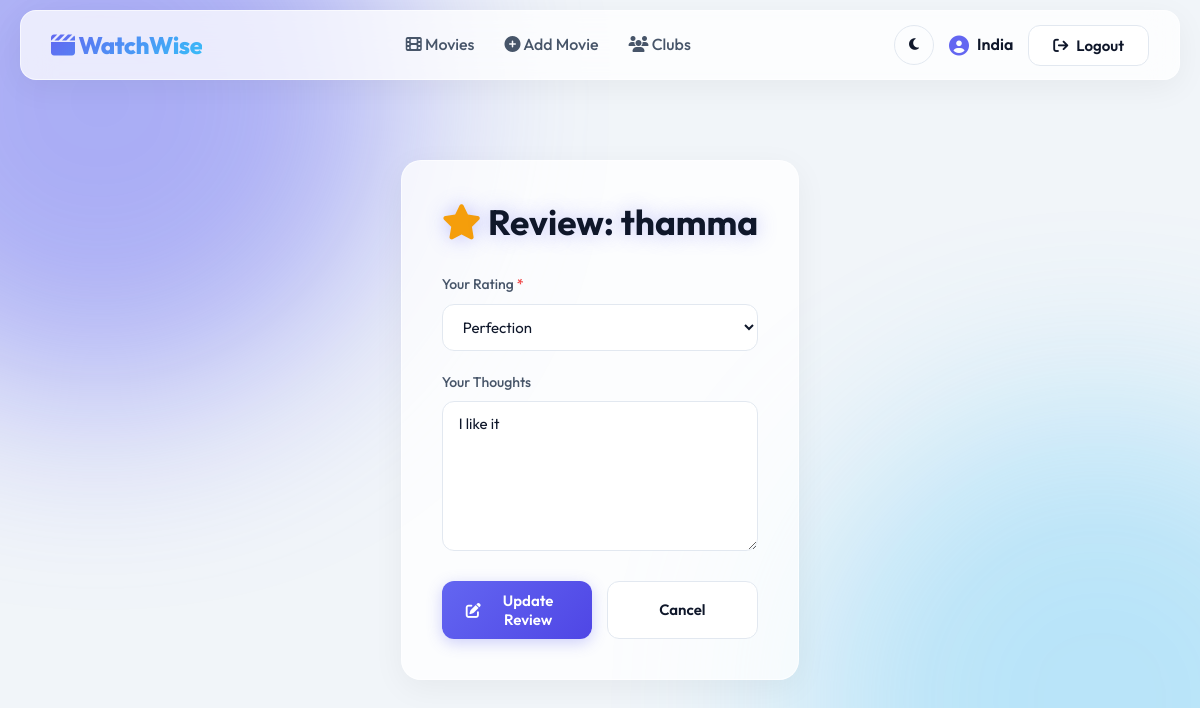
/reviews/movie/26/ (signed in), run on the app's committed database.
### movies/models.py (models this page shows, shortened)
class Movie(models.Model):
    title = models.CharField(max_length=255)
    overview = models.TextField()
    release_year = models.PositiveIntegerField()
    language = models.CharField(max_length=50)
    tmdb_id = models.PositiveIntegerField(unique=True, null=True, blank=True)
    genres = models.ManyToManyField(
        Genre,
        related_name="movies",
        blank=True
    )
    poster = models.URLField(
    blank=True,
    null=True
)
    duration_minutes = models.PositiveIntegerField(
        help_text="Duration in minutes",
        null=True,
        blank=True
    )
    created_by = models.ForeignKey(
        User,
        on_delete=models.SET_NULL,
        null=True,
        blank=True,
        related_name="movies"
    )
    created_at = models.DateTimeField(auto_now_add=True)
    class Meta:
        unique_together = ("title", "release_year")
        ordering = ["-created_at"]
        indexes = [
            models.Index(fields=["title"]),
            models.Index(fields=["release_year"]),
        ]

### reviews/models.py (models this page shows, shortened)
class Review(models.Model):
    SKIP = 1
    TIMEPASS = 2
    GO_FOR_IT = 3
    MUST_WATCH = 4
    PERFECTION = 5
    RATING_CHOICES = [
        (SKIP, "Skip"),
        (TIMEPASS, "Time Pass"),
        (GO_FOR_IT, "Go For It"),
        (MUST_WATCH, "Must Watch"),
        (PERFECTION, "Perfection"),
    ]
    user = models.ForeignKey(
        User,
        on_delete=models.CASCADE,
        related_name="reviews"
    )
    movie = models.ForeignKey(
        Movie,
        on_delete=models.CASCADE,
        related_name="reviews"
    )
    rating = models.PositiveSmallIntegerField(
        choices=RATING_CHOICES
    )
    review_text = models.TextField(blank=True)
    created_at = models.DateTimeField(auto_now_add=True)
    updated_at = models.DateTimeField(auto_now=True)
    class Meta:
        unique_together = ("user", "movie")
        ordering = ["-created_at"]

### reviews/views.py (the view, shortened to what this page needs)
# urls.py: path("movie/<int:movie_id>/", views.add_or_update_review, name="add_or_update"),
@login_required
def add_or_update_review(request, movie_id):
    movie = get_object_or_404(Movie, id=movie_id)
    review = Review.objects.filter(
        user=request.user,
        movie=movie
    ).first()
    context = {
        "movie": movie,
        "review": review,
        "rating_choices": Review.RATING_CHOICES,
    }
    return render(request, "reviews/review_form.html", context)

### templates/reviews/review_form.html (shortened to what this page needs)
{% extends "base.html" %}
{% block content %}
<div class="glass-panel animate-fade-in" style="max-width: 700px; margin: 50px auto; padding: 40px;">
  <div style="text-align: center; margin-bottom: 30px;">
    <h2 class="title-glow"><i class="fa-solid fa-star" style="color: #f59e0b;"></i> Review: {{ movie.title }}</h2>
  </div>
  <form method="post">
    <div class="input-group">
      <label for="rating">Your Rating <span style="color: var(--danger);">*</span></label>
      <select name="rating" id="rating" class="modern-input" required>
        {% for value, label in rating_choices %}
          <option value="{{ value }}"
            {% if review and review.rating == value %}selected{% endif %}>
            {{ label }}
          </option>
        {% endfor %}
      </select>
    </div>
    <div class="input-group">
      <label for="review_text">Your Thoughts</label>
      <textarea
        name="review_text"
        id="review_text"
        class="modern-input"
        placeholder="Share your thoughts about the movie..."
        style="min-height: 150px;"
      >{{ review.review_text|default_if_none:'' }}</textarea>
    </div>
    <div style="display: flex; gap: 15px; margin-top: 30px;">
      <button type="submit" class="btn btn-primary" style="flex: 1;">
        {% if review %}
          <i class="fa-solid fa-pen-to-square"></i> Update Review
        {% else %}
          <i class="fa-solid fa-paper-plane"></i> Submit Review
        {% endif %}
      </button>
      <a href="{% url 'movies:detail' movie.id %}" class="btn btn-secondary" style="flex: 1; text-align: center;">
        Cancel
      </a>
    </div>
  </form>
</div>
{% endblock %}

### templates/base.html (shortened to what this page needs)
{% load static %}
<!DOCTYPE html>
<html lang="en" data-theme="light">
<head>
  <link rel="stylesheet" href="https://cdnjs.cloudflare.com/ajax/libs/font-awesome/6.4.0/css/all.min.css">
  <link rel="stylesheet" href="{% static 'css/style.css' %}">
</head>
<body>
  <nav class="glass-nav">
    <a href="{% url 'movies:list' %}" style="text-decoration:none;">
      <span class="brand-name"><i class="fa-solid fa-clapperboard"></i> WatchWise</span>
    </a>
    <ul class="nav-links">
      <li><a href="{% url 'movies:list' %}"><i class="fa-solid fa-film"></i> Movies</a></li>
      {% if user.is_authenticated %}
        <li><a href="{% url 'movies:add_movie' %}"><i class="fa-solid fa-plus-circle"></i> Add Movie</a></li>
        <li><a href="{% url 'groups:list' %}"><i class="fa-solid fa-users"></i> Clubs</a></li>
      {% endif %}
    </ul>
    <div class="nav-right">
      <button class="theme-toggle" id="theme-toggle" aria-label="Toggle Dark Mode" title="Toggle Dark/Light Mode">
        <i class="fa-solid fa-moon"></i>
      </button>
      {% if user.is_authenticated %}
        <a href="{% url 'accounts:profile' %}" class="nav-user">
          <i class="fa-solid fa-circle-user fa-lg"></i> {{ user.username }}
        </a>
        <form action="{% url 'logout' %}" method="post" style="display:inline;">
          <button type="submit" class="btn btn-secondary"><i class="fa-solid fa-arrow-right-from-bracket"></i> Logout</button>
        </form>
      {% else %}
        <a href="{% url 'login' %}" class="btn btn-secondary">Login</a>
      {% endif %}
    </div>
  </nav>
  <main class="container animate-fade-in">
    {% block content %}
    {% endblock %}
  </main>
</body>
</html>

### static/css/style.css (style rules this page uses)
:root { --bg-primary: #f1f5f9; --bg-secondary: #ffffff; --text-primary: #0f172a; --text-secondary: #475569; --text-muted: #94a3b8; --accent: #6366f1; --accent-hover: #4f46e5; --danger: #ef4444; --success: #10b981; --border: #e2e8f0; --glass-bg: rgba(255, 255, 255, 0.75); --glass-border: rgba(255, 255, 255, 0.6); --glass-shadow: 0 8px 32px rgba(0, 0, 0, 0.05); }
* { margin: 0; padding: 0; box-sizing: border-box; }
body { font-family: 'Outfit', sans-serif; background-color: var(--bg-primary); color: var(--text-primary); line-height: 1.6; min-height: 100vh; display: flex; flex-direction: column; transition: background-color 0.3s ease, color 0.3s ease; overflow-x: hidden; }
body::before, body::after { content: ''; position: fixed; width: 600px; height: 600px; border-radius: 50%; filter: blur(100px); z-index: -1; opacity: 0.5; pointer-events: none; transition: opacity 0.5s ease; }
body::before { background: var(--accent); top: -200px; left: -200px; }
body::after { background: #38bdf8; bottom: -200px; right: -200px; opacity: 0.3; }
.glass-panel { background: var(--glass-bg); backdrop-filter: blur(16px); -webkit-backdrop-filter: blur(16px); border: 1px solid var(--glass-border); box-shadow: var(--glass-shadow); border-radius: 20px; padding: 30px; transition: transform 0.3s ease, box-shadow 0.3s ease, background 0.3s ease; }
.title-glow { text-shadow: 0 0 20px rgba(99, 102, 241, 0.4); }
.container { max-width: 1200px; margin: 0 auto; padding: 40px 20px; flex: 1; }
a { color: var(--accent); text-decoration: none; transition: color 0.2s; }
h1, h2, h3, h4, h5, h6 { font-weight: 700; line-height: 1.2; margin-bottom: 1rem; color: var(--text-primary); }
h2 { font-size: 2.2rem; }
.glass-nav { position: sticky; top: 10px; z-index: 1000; margin: 0 20px; border-radius: 16px; height: 70px; background: var(--glass-bg); backdrop-filter: blur(16px); -webkit-backdrop-filter: blur(16px); border: 1px solid var(--glass-border); box-shadow: var(--glass-shadow); display: flex; align-items: center; justify-content: space-between; padding: 0 30px; transition: background 0.3s, border 0.3s; }
.brand-name { font-size: 24px; font-weight: 800; background: linear-gradient(135deg, var(--accent), #38bdf8); -webkit-background-clip: text; background-clip: text; -webkit-text-fill-color: transparent; letter-spacing: -0.5px; }
.nav-links { list-style: none; display: flex; gap: 30px; align-items: center; margin: 0; padding: 0; }
.nav-links a { color: var(--text-secondary); font-weight: 500; position: relative; padding: 5px 0; }
.nav-links a::after { content: ""; position: absolute; left: 0; bottom: 0; width: 0%; height: 2px; background: linear-gradient(90deg, var(--accent), #38bdf8); transition: width 0.3s ease; }
.nav-right { display: flex; align-items: center; gap: 15px; }
.nav-user { font-weight: 600; color: var(--text-primary) !important; display: flex; align-items: center; gap: 8px; }
.nav-user i { color: var(--accent); }
.btn { display: inline-flex; align-items: center; justify-content: center; gap: 8px; padding: 10px 24px; border-radius: 12px; font-weight: 600; font-size: 15px; cursor: pointer; transition: all 0.3s cubic-bezier(0.4, 0, 0.2, 1); border: none; font-family: inherit; text-decoration: none; }
.btn-primary { background: linear-gradient(135deg, var(--accent), var(--accent-hover)); color: #ffffff !important; box-shadow: 0 4px 15px rgba(99, 102, 241, 0.3); }
.btn-secondary { background: var(--bg-secondary); color: var(--text-primary) !important; border: 1px solid var(--border); }
.theme-toggle { background: transparent; border: 1px solid var(--border); color: var(--text-primary); width: 40px; height: 40px; border-radius: 50%; display: flex; align-items: center; justify-content: center; cursor: pointer; transition: all 0.3s ease; }
.input-group { display: flex; flex-direction: column; gap: 8px; margin-bottom: 20px; }
.input-group label { font-weight: 500; font-size: 14px; color: var(--text-secondary); }
.modern-input, input[type="text"], input[type="password"], input[type="email"], input[type="number"], select, textarea { width: 100%; padding: 12px 16px; border-radius: 12px; border: 1px solid var(--border); background: var(--bg-secondary); color: var(--text-primary); font-size: 15px; font-family: inherit; transition: all 0.3s ease; outline: none; }
.animate-fade-in { animation: fadeIn 0.5s ease forwards; }

### data on the page
Movie: title "thamma"
Review: rating "Perfection", review_text "I like it"

### other printed values
{{ user.username }} "India"
